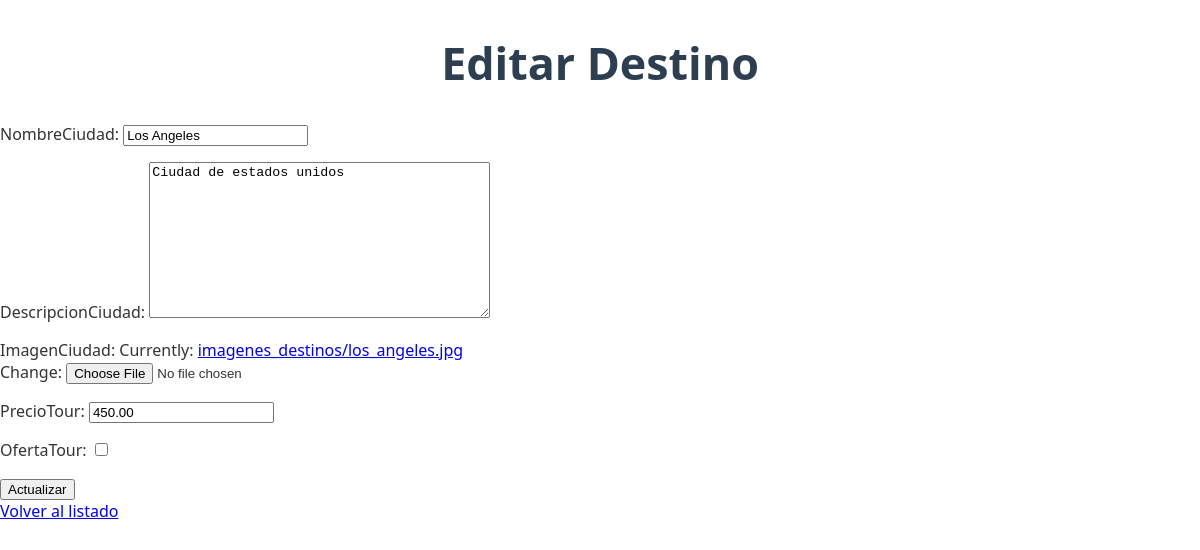
The app's page /destinos/editar/1/ (signed in) with its own data.
### destinos/models.py (models this page shows, shortened)
class DestinoTuristico(models.Model):
    nombreCiudad = models.CharField(max_length=100)
    descripcionCiudad = models.TextField()
    imagenCiudad = models.ImageField(upload_to='imagenes_destinos/')
    precioTour = models.DecimalField(max_digits=10, decimal_places=2)
    ofertaTour = models.BooleanField(default=False)

### destinos/views.py (the view)
# urls.py: path('destinos/editar/<int:destino_id>/', views.editar_destino, name='editar_destino'),
@login_required
def editar_destino(request, destino_id):
    destino = get_object_or_404(DestinoTuristico, id=destino_id)
    if request.method == 'POST':
        form = DestinoForm(request.POST, request.FILES, instance=destino)
        if form.is_valid():
            form.save()
            return redirect('lista_destinos')
    else:
        form = DestinoForm(instance=destino)
    return render(request, 'destinos/editar_destino.html', {'form': form})

### destinos/forms.py
class DestinoForm(forms.ModelForm):
    class Meta:
        model = DestinoTuristico
        fields = ['nombreCiudad', 'descripcionCiudad', 'imagenCiudad', 'precioTour', 'ofertaTour']

### destinos/templates/destinos/editar_destino.html (shortened to what this page needs)
{% load static %}
<!DOCTYPE html>
<html>
<head>
    <link rel="stylesheet" href="{% static 'css/estilos.css' %}">
</head>
<body>
    <h1>Editar Destino</h1>
    <form method="POST" enctype="multipart/form-data">
        {{ form.as_p }}
        <button type="submit">Actualizar</button>
    </form>
    <a href="{% url 'lista_destinos' %}">Volver al listado</a>
</body>
</html>

### destinos/static/css/estilos.css (style rules this page uses)
body { font-family: 'Segoe UI', sans-serif; margin: 0; padding: 0; background: #fff; color: #333; }
h1 { text-align: center; font-size: 2.8rem; margin-top: 2rem; color: #2c3e50; }

### records on screen
DestinoTuristico: nombreCiudad "Los Angeles", descripcionCiudad "Ciudad de estados unidos", precioTour "450.00"
